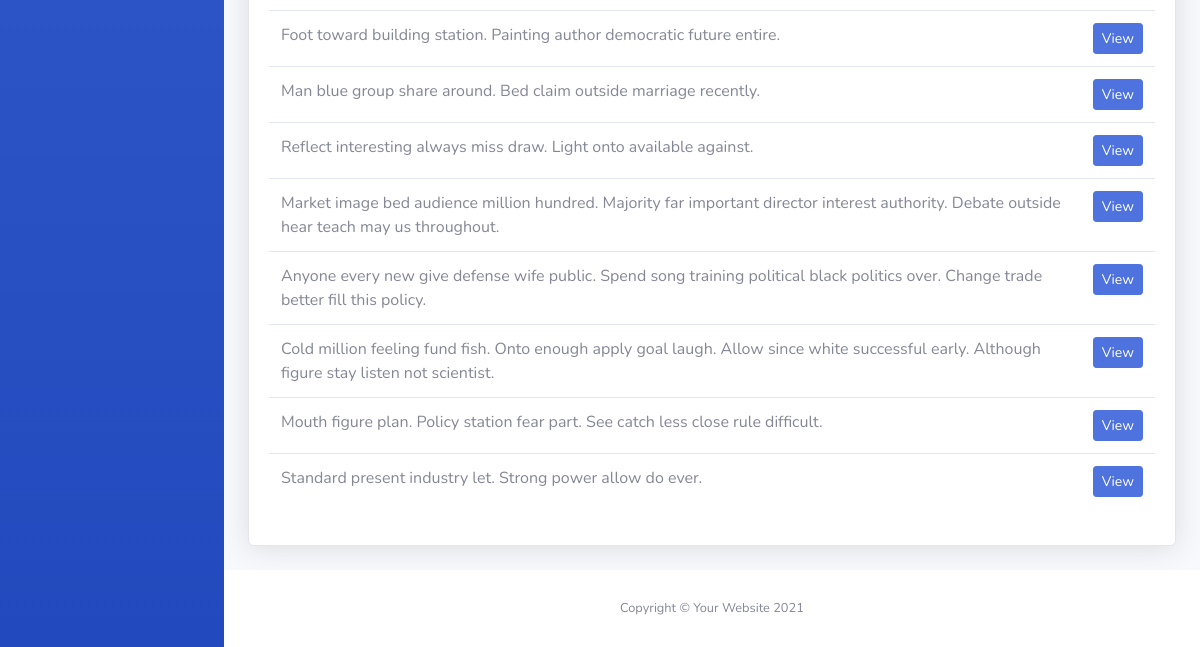
Before: /notes_list/ (lower part) with the older database file.
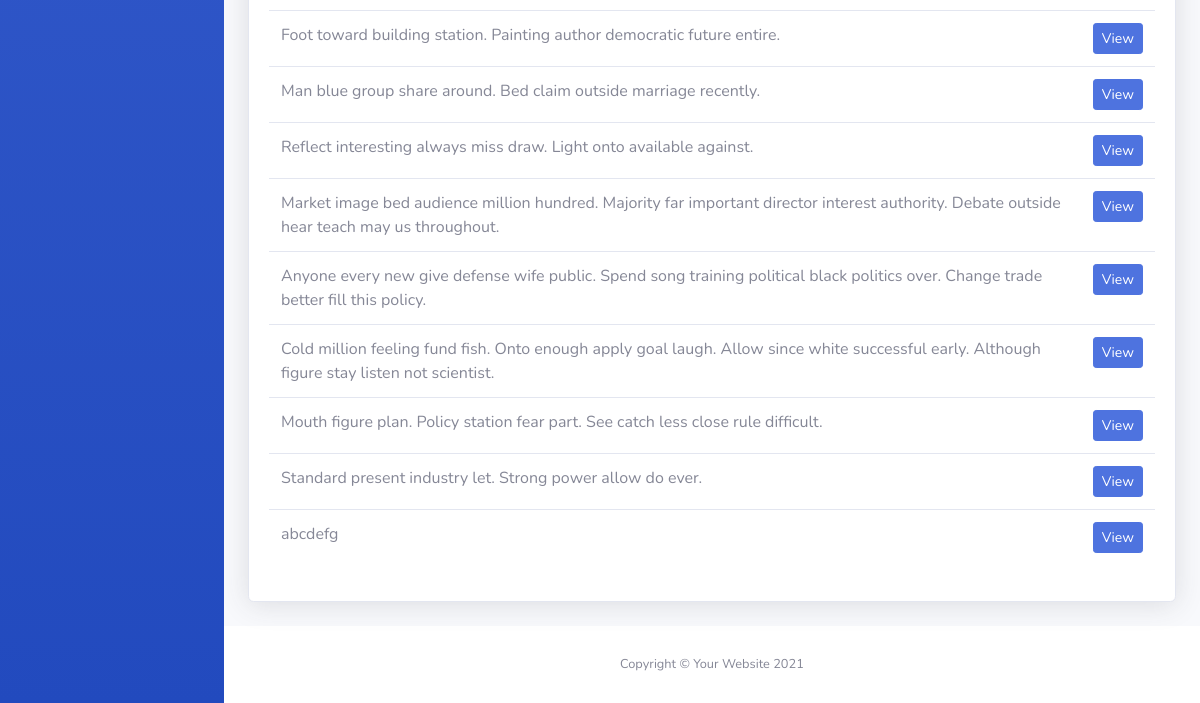
After: the same page with the newer database file.
### tasks/models.py (models this page shows, shortened)
class BaseModel(models.Model):
    created_at = models.DateTimeField(auto_now_add=True)
    updated_at = models.DateTimeField(auto_now=True)
    class Meta:
        abstract = True

class Note(BaseModel):
    task = models.ForeignKey(Task, on_delete=models.CASCADE)
    content = models.TextField()

### tasks/views.py (the view)
# urls.py: path('notes_list/', NotesListView.as_view(), name='notes-list'),
class NotesListView(ListView):
    model = Note
    template_name = 'notes_list.html'
    context_object_name = 'notes'

### templates/notes_list.html (shortened to what this page needs)
{% load static %}
<!DOCTYPE html>
<html lang="en">
<head>
    <link href="{% static 'vendor/fontawesome-free/css/all.min.css' %}" rel="stylesheet" type="text/css">
    <link href="{% static 'css/sb-admin-2.min.css' %}" rel="stylesheet">
</head>
<body id="page-top">
    <div id="wrapper">
        <ul class="navbar-nav bg-gradient-primary sidebar sidebar-dark accordion" id="accordionSidebar">
        </ul>
        <div id="content-wrapper" class="d-flex flex-column">
            <div id="content">
                <div class="container-fluid">
                    <div class="card shadow mb-4">
                        <div class="card-body">
                            <div class="table-responsive">
                                <table class="table " id="dataTable" width="100%" cellspacing="0">
                                    <tbody>
                                        {% for object in object_list %}
                                        <tr>
                                            <td>{{ object.content }}</td>
                                            <td><a href="/notes_list/{{ object.id }}" class="btn btn-primary btn-sm">View</a></td>
                                        </tr>
                                        {% endfor %}
                                    </tbody>
                                </table>
                            </div>
                        </div>
</div>
            </div>
            <footer class="sticky-footer bg-white">
                <div class="container my-auto">
                    <div class="copyright text-center my-auto">
                        <span>Copyright &copy; Your Website 2021</span>
                    </div>
                </div>
            </footer>
        </div>
    </div>
</body>
</html>

Changed rows visible on the page:
added Note: content "abcdefg"
